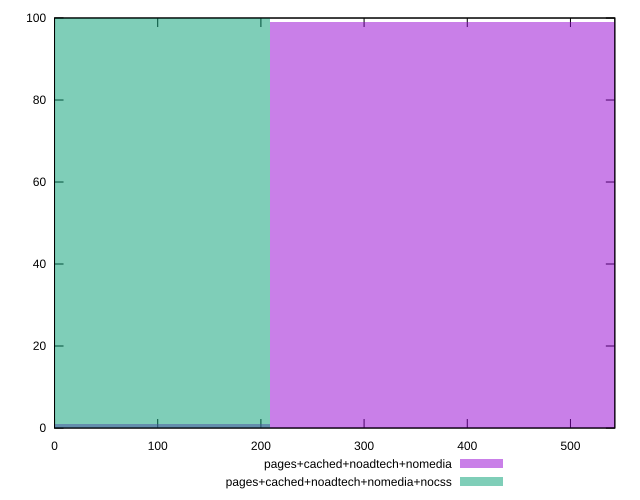

Source code (gnuplot):
reset

$pagesCachedNoadtechNomedia <<EOF
0 1
418.48937784492745 99
EOF

$pagesCachedNoadtechNomediaNocss <<EOF
0 100
EOF

set key outside below
set boxwidth 418.48937784492745
set xrange [0:543]
set yrange [0:100]
set trange [0:100]
set style fill transparent solid 0.5 noborder
set terminal svg size 640, 500 enhanced background rgb 'white'
set output "report_00019_2021-02-10T18-14-37.922Z//render-blocking-resources/comparison/histogram/3_vs_4.svg"

plot $pagesCachedNoadtechNomedia title "pages+cached+noadtech+nomedia" with boxes, \
     $pagesCachedNoadtechNomediaNocss title "pages+cached+noadtech+nomedia+nocss" with boxes

reset
